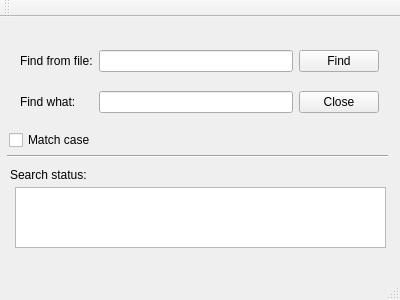
<?xml version="1.0" encoding="UTF-8"?>
<ui version="4.0">
 <class>MainWindow</class>
 <widget class="QMainWindow" name="MainWindow">
  <property name="geometry">
   <rect>
    <x>0</x>
    <y>0</y>
    <width>400</width>
    <height>300</height>
   </rect>
  </property>
  <property name="windowTitle">
   <string>MainWindow</string>
  </property>
  <widget class="QWidget" name="centralWidget">
   <widget class="QWidget" name="gridWidget" native="true">
    <property name="geometry">
     <rect>
      <x>9</x>
      <y>9</y>
      <width>381</width>
      <height>111</height>
     </rect>
    </property>
    <layout class="QGridLayout" name="gridLayout">
     <item row="0" column="2">
      <widget class="QPushButton" name="findPushButton">
       <property name="text">
        <string>Find</string>
       </property>
      </widget>
     </item>
     <item row="0" column="1">
      <widget class="QLineEdit" name="fileLineEdit"/>
     </item>
     <item row="1" column="2">
      <widget class="QPushButton" name="closePushButton">
       <property name="text">
        <string>Close</string>
       </property>
      </widget>
     </item>
     <item row="1" column="1">
      <widget class="QLineEdit" name="keyLineEdit"/>
     </item>
     <item row="1" column="0">
      <widget class="QLabel" name="label">
       <property name="text">
        <string>Find what:</string>
       </property>
      </widget>
     </item>
     <item row="0" column="0">
      <widget class="QLabel" name="label_2">
       <property name="text">
        <string>Find from file:</string>
       </property>
      </widget>
     </item>
    </layout>
   </widget>
   <widget class="QCheckBox" name="matchCheckBox">
    <property name="geometry">
     <rect>
      <x>9</x>
      <y>110</y>
      <width>101</width>
      <height>26</height>
     </rect>
    </property>
    <property name="text">
     <string>Match case</string>
    </property>
   </widget>
   <widget class="QLabel" name="label_3">
    <property name="geometry">
     <rect>
      <x>10</x>
      <y>150</y>
      <width>101</width>
      <height>16</height>
     </rect>
    </property>
    <property name="text">
     <string>Search status:</string>
    </property>
   </widget>
   <widget class="QTextBrowser" name="textBrowser">
    <property name="geometry">
     <rect>
      <x>15</x>
      <y>170</y>
      <width>371</width>
      <height>61</height>
     </rect>
    </property>
   </widget>
   <widget class="Line" name="line">
    <property name="geometry">
     <rect>
      <x>7</x>
      <y>119</y>
      <width>381</width>
      <height>41</height>
     </rect>
    </property>
    <property name="orientation">
     <enum>Qt::Horizontal</enum>
    </property>
   </widget>
  </widget>
  <widget class="QMenuBar" name="menuBar">
   <property name="geometry">
    <rect>
     <x>0</x>
     <y>0</y>
     <width>400</width>
     <height>25</height>
    </rect>
   </property>
  </widget>
  <widget class="QToolBar" name="mainToolBar">
   <attribute name="toolBarArea">
    <enum>TopToolBarArea</enum>
   </attribute>
   <attribute name="toolBarBreak">
    <bool>false</bool>
   </attribute>
  </widget>
  <widget class="QStatusBar" name="statusBar"/>
 </widget>
 <layoutdefault spacing="6" margin="11"/>
 <resources/>
 <connections>
  <connection>
   <sender>closePushButton</sender>
   <signal>clicked()</signal>
   <receiver>MainWindow</receiver>
   <slot>close()</slot>
   <hints>
    <hint type="sourcelabel">
     <x>348</x>
     <y>129</y>
    </hint>
    <hint type="destinationlabel">
     <x>199</x>
     <y>149</y>
    </hint>
   </hints>
  </connection>
  <connection>
   <sender>fileLineEdit</sender>
   <signal>editingFinished()</signal>
   <receiver>keyLineEdit</receiver>
   <slot>setFocus()</slot>
   <hints>
    <hint type="sourcelabel">
     <x>204</x>
     <y>83</y>
    </hint>
    <hint type="destinationlabel">
     <x>204</x>
     <y>127</y>
    </hint>
   </hints>
  </connection>
  <connection>
   <sender>keyLineEdit</sender>
   <signal>editingFinished()</signal>
   <receiver>findPushButton</receiver>
   <slot>setFocus()</slot>
   <hints>
    <hint type="sourcelabel">
     <x>204</x>
     <y>127</y>
    </hint>
    <hint type="destinationlabel">
     <x>340</x>
     <y>83</y>
    </hint>
   </hints>
  </connection>
  <connection>
   <sender>matchCheckBox</sender>
   <signal>toggled(bool)</signal>
   <receiver>findPushButton</receiver>
   <slot>setChecked(bool)</slot>
   <hints>
    <hint type="sourcelabel">
     <x>76</x>
     <y>154</y>
    </hint>
    <hint type="destinationlabel">
     <x>355</x>
     <y>76</y>
    </hint>
   </hints>
  </connection>
 </connections>
</ui>
